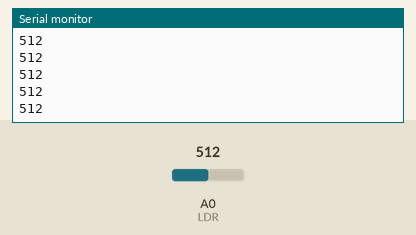
Recording of a sketch running on a simulated Arduino Uno, built with avr-gcc and run on an emulated ATmega328P. Shown: the last lines printed to the serial monitor. The inputs (shaded band) are chosen by the test bench; at power-on: A0 (LDR) = 512.

Above: at 1.2 s.
1.3 s: A0 (LDR) set to 716
At 2.0 s:
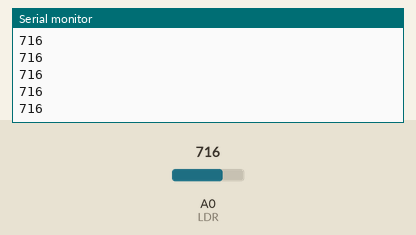
2.8 s: A0 (LDR) set to 900
At 3.6 s:
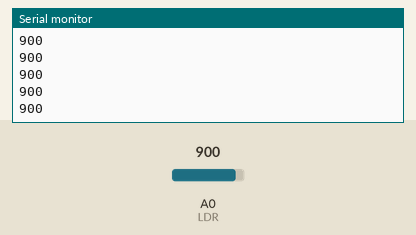
Timing chart, 0 to 5.8 s (numbered marks = the images above; inputs shaded):
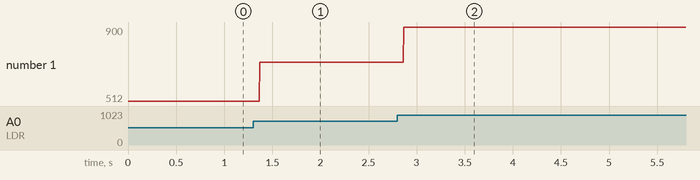

Measured:
- after the input at 1.3 s, the serial monitor: prints a new line after 0.07 s (image 1)
- after the input at 2.8 s, the serial monitor: prints a new line after 0.07 s (image 2)
- plotted number 1: 512 → 716 after the input at 1.3 s, 716 → 900 after the input at 2.8 s

The sketch:

sketch_may04a.ino
```cpp
int LDR = 0;
int LDRValue = 0;
int Light_senstivity = 500;

void setup (){

  Serial.begin(9600);

  }

  void loop (){

    LDRValue = analogRead(LDR);
    Serial.println(LDRValue);
    delay(2);

    }
```
